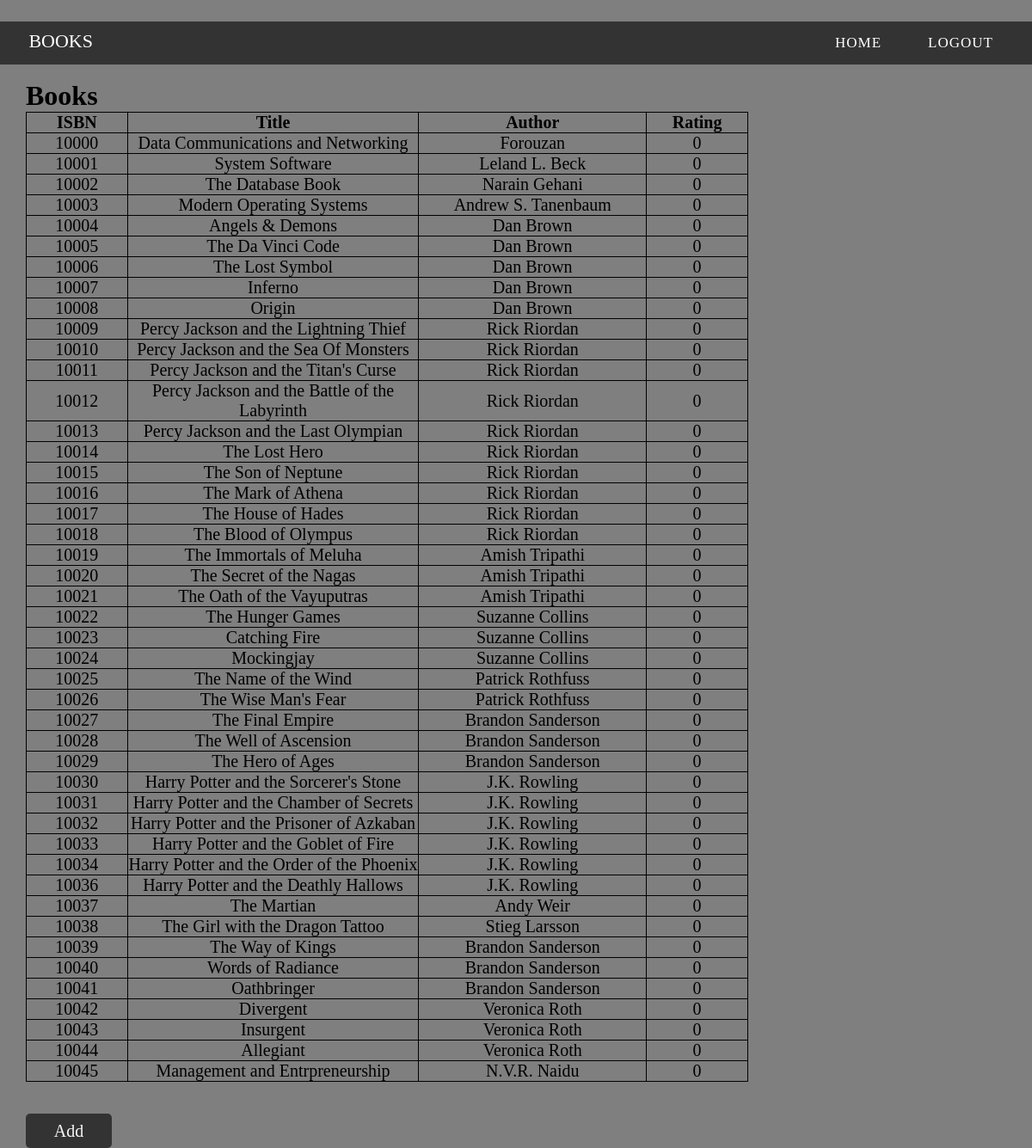
/admin_books, run on the app's committed database.
### tables this page shows
CREATE TABLE books(ISBN int(5) primary key ,book_name varchar(40) not null,author varchar(50) not null,count int default 0, rating Decimal(1,5) default 0);

### app/routes.py (the view)
@app.route('/admin_books',methods = ['GET'])
def admin_get_books():
    all_books = get_all_books()
    return render_template('admin_books.html',all_books = all_books)

### app/queries.py (called while the page is built)
def connect():
    conn = sqlite3.connect("./bookshelf_database.db")
    cur = conn.cursor()
    return conn, cur

def get_all_books():
    conn,cur = connect()
    cur.execute("SELECT ISBN,book_name,author,rating FROM books;")
    all_books = cur.fetchall()
    conn.close()
    return all_books

### app/templates/admin_books.html (shortened to what this page needs)
<html>
    <head>
    </head>
    <body>
            <div class="custom-padding">
                    <nav>
                        <div class="logo">Books</div>
                        <ul class="menu-area">
                            <li><a href="/admin_home">Home</a></li>
                            <li><a href="/login">Logout</a></li>
                        </ul>
                    </nav>
                </div>
                <br>
        <h1 style = "margin-left: 30px">Books<h1>
                <table  class="a">
                        <tr>
                        <th class="c">ISBN</th>
                        <th class="b">Title</th>
                        <th class="aaa">Author</th>
                        <th class="c">Rating</th>
                        </tr>
                        {% for book in all_books %}
                            <tr>
                                {% for detail in book %}
                                    <td style="text-align:center">{{detail}}</td>
                                {% endfor %}
                            </tr>
                        {% endfor %}
                </table>
                <br>
                <button type = 'submit' onclick="window.location.href = '/admin_add_book'" class="b1">Add</button>
</html>

### app/templates/admin_books.html (style rules this page uses)
* { margin:0; padding:0; -webkit-box-sizing: border-box; -moz-box-sizing: border-box; box-sizing: border-box; font-family: Palatino, "Palatino LT STD", "Palatino Linotype", "Book Antiqua", Georgia, serif; }
body { background:url(https://image.freepik.com/free-photo/wooden-board-empty-table-top-on-of-blurred-background-perspective-brown-wood-table-over-blur-in-coffee-shop-background-can-be-used-mock-up-for-montage-products-display-or-design-key-visual-layout_1253-952.jpg) no-repeat; background-size:100% 100%; width: 100%; height: 100%; max-height: 100%; background-color: rgba(0,0,0,0.5); }
table, th, td { border: 1px solid black; border-collapse: collapse; }
th { text-align:center; }
table.a { table-layout: auto; width:70%; margin-left: 30px; font-size: 20px; }
.aaa { width:18%; font-size: 20px; }
.b { width:23%; font-size: 20px; }
.c { width:8%; font-size: 20px; }
body { -webkit-background-size: cover; background-position:center center; height:100vh; background:#fff background-size:cover; }
.menu-area li a { text-decoration:none; color:#fff; letter-spacing:1px; text-transform: uppercase; display:block; padding:0 25px; font-size:17px; line-height:30px; position: relative; z-index: 1; }
.menu-area li { list-style:none; display:inline-block; }
.custom-padding { padding-top:25px; }
nav { position:relative; padding:10px 20px 10px 10px; text-align:right; z-index:1; background:#333; margin:0 auto; width:calc(100% -60px); }
.logo { width:30%; float:left; text-transform:uppercase; color:#fff; font-size:22px; text-align:left; padding-left:2%; }
.b1 { margin-left: 30px; width: 100px; height: 40px; border: none; color:whitesmoke; cursor:pointer; border-radius: 5px; background:rgb(0,0,0, 0.6); outline: none; font-size: 20px; }

### data on the page
books: ISBN "10000", book_name "Data Communications and Networking", author "Forouzan", book "0"
books: ISBN "10001", book_name "System Software", author "Leland L. Beck", book "0"
books: ISBN "10002", book_name "The Database Book", author "Narain Gehani", book "0"
books: ISBN "10003", book_name "Modern Operating Systems", author "Andrew S. Tanenbaum", book "0"
books: ISBN "10004", book_name "Angels & Demons", author "Dan Brown", book "0"
books: ISBN "10005", book_name "The Da Vinci Code", author "Dan Brown", book "0"
books: ISBN "10006", book_name "The Lost Symbol", author "Dan Brown", book "0"
books: ISBN "10007", book_name "Inferno", author "Dan Brown", book "0"
books: ISBN "10008", book_name "Origin", author "Dan Brown", book "0"
books: ISBN "10009", book_name "Percy Jackson and the Lightning Thief", author "Rick Riordan", book "0"
books: ISBN "10010", book_name "Percy Jackson and the Sea Of Monsters", author "Rick Riordan", book "0"
books: ISBN "10011", book_name "Percy Jackson and the Titan's Curse", author "Rick Riordan", book "0"
books: ISBN "10012", book_name "Percy Jackson and the Battle of the Labyrinth", author "Rick Riordan", book "0"
books: ISBN "10013", book_name "Percy Jackson and the Last Olympian", author "Rick Riordan", book "0"
books: ISBN "10014", book_name "The Lost Hero", author "Rick Riordan", book "0"
books: ISBN "10015", book_name "The Son of Neptune", author "Rick Riordan", book "0"
books: ISBN "10016", book_name "The Mark of Athena", author "Rick Riordan", book "0"
books: ISBN "10017", book_name "The House of Hades", author "Rick Riordan", book "0"
books: ISBN "10018", book_name "The Blood of Olympus", author "Rick Riordan", book "0"
books: ISBN "10019", book_name "The Immortals of Meluha", author "Amish Tripathi", book "0"
books: ISBN "10020", book_name "The Secret of the Nagas", author "Amish Tripathi", book "0"
books: ISBN "10021", book_name "The Oath of the Vayuputras", author "Amish Tripathi", book "0"
books: ISBN "10022", book_name "The Hunger Games", author "Suzanne Collins", book "0"
books: ISBN "10023", book_name "Catching Fire", author "Suzanne Collins", book "0"
books: ISBN "10024", book_name "Mockingjay", author "Suzanne Collins", book "0"
books: ISBN "10025", book_name "The Name of the Wind", author "Patrick Rothfuss", book "0"
books: ISBN "10026", book_name "The Wise Man's Fear", author "Patrick Rothfuss", book "0"
books: ISBN "10027", book_name "The Final Empire", author "Brandon Sanderson", book "0"
books: ISBN "10028", book_name "The Well of Ascension", author "Brandon Sanderson", book "0"
books: ISBN "10029", book_name "The Hero of Ages", author "Brandon Sanderson", book "0"
books: ISBN "10030", book_name "Harry Potter and the Sorcerer's Stone", author "J.K. Rowling", book "0"
books: ISBN "10031", book_name "Harry Potter and the Chamber of Secrets", author "J.K. Rowling", book "0"
books: ISBN "10032", book_name "Harry Potter and the Prisoner of Azkaban", author "J.K. Rowling", book "0"
books: ISBN "10033", book_name "Harry Potter and the Goblet of Fire", author "J.K. Rowling", book "0"
books: ISBN "10034", book_name "Harry Potter and the Order of the Phoenix", author "J.K. Rowling", book "0"
books: ISBN "10036", book_name "Harry Potter and the Deathly Hallows", author "J.K. Rowling", book "0"
books: ISBN "10037", book_name "The Martian", author "Andy Weir", book "0"
books: ISBN "10038", book_name "The Girl with the Dragon Tattoo", author "Stieg Larsson", book "0"
books: ISBN "10039", book_name "The Way of Kings", author "Brandon Sanderson", book "0"
books: ISBN "10040", book_name "Words of Radiance", author "Brandon Sanderson", book "0"
books: ISBN "10041", book_name "Oathbringer", author "Brandon Sanderson", book "0"
books: ISBN "10042", book_name "Divergent", author "Veronica Roth", book "0"
books: ISBN "10043", book_name "Insurgent", author "Veronica Roth", book "0"
books: ISBN "10044", book_name "Allegiant", author "Veronica Roth", book "0"
books: ISBN "10045", book_name "Management and Entrpreneurship", author "N.V.R. Naidu", book "0"
